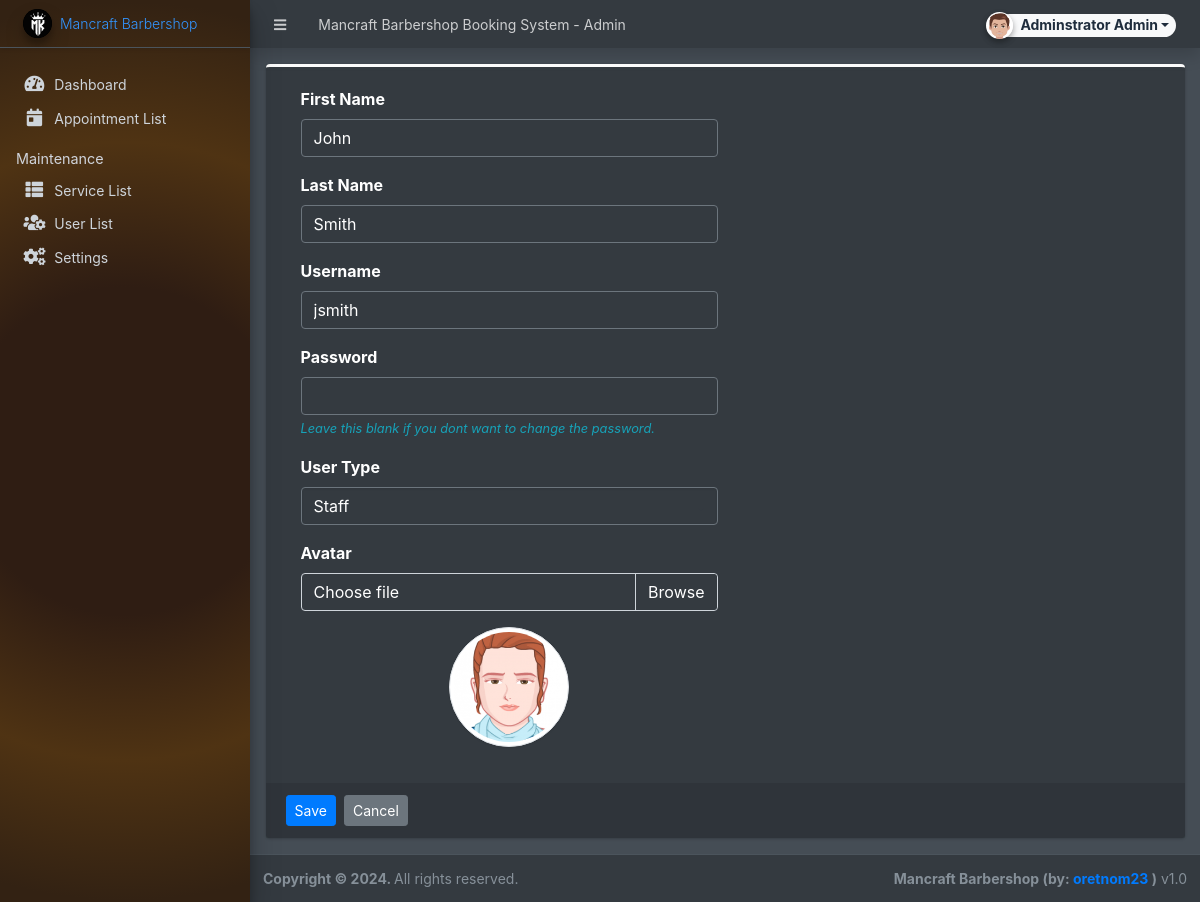
The page /admin/?page=user/manage_user&id=3 (signed in) on the database as committed earlier.
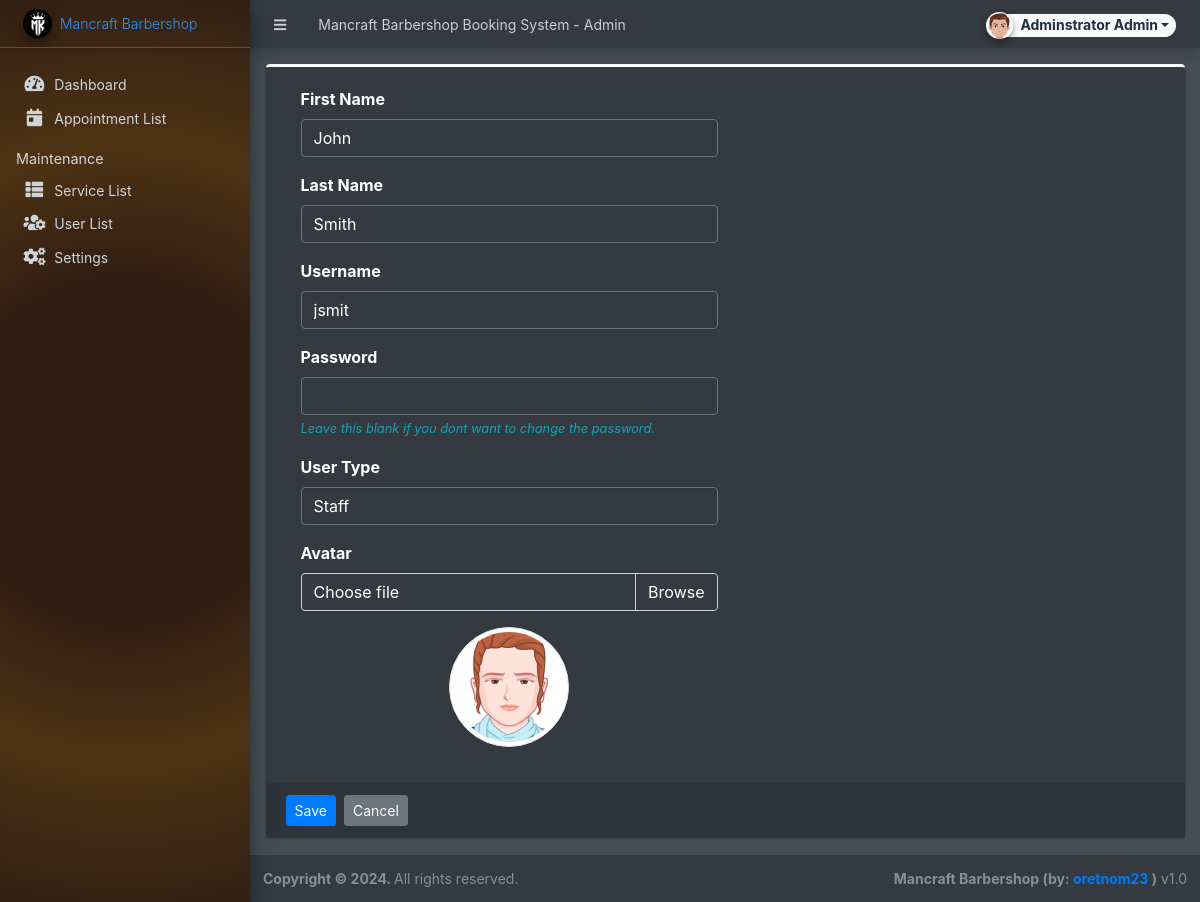
The same page on the database as committed later.
### tables this page shows
CREATE TABLE `users` (
  `id` int(50) NOT NULL,
  `firstname` varchar(250) NOT NULL,
  `middlename` text DEFAULT NULL,
  `lastname` varchar(250) NOT NULL,
  `username` text NOT NULL,
  `password` text NOT NULL,
  `avatar` text DEFAULT NULL,
  `last_login` datetime DEFAULT NULL,
  `type` tinyint(1) NOT NULL DEFAULT 0,
  `status` int(1) NOT NULL DEFAULT 1 COMMENT '0=not verified, 1 = verified',
  `date_added` datetime NOT NULL DEFAULT current_timestamp(),
  `date_updated` datetime DEFAULT NULL ON UPDATE current_timestamp()
);

### classes/DBConnection.php (called while the page is built, shortened)
<?php
class DBConnection{
    private $host = DB_SERVER;
    private $username = DB_USERNAME;
    private $password = DB_PASSWORD;
    private $database = DB_NAME;
    public $conn;
    public function __construct(){
        if (!isset($this->conn)) {
            $this->conn = new mysqli($this->host, $this->username, $this->password, $this->database);
        }
    }
}
?>

### classes/SystemSettings.php (called while the page is built, shortened)
<?php
class SystemSettings extends DBConnection{
	function info($field=''){
		if(!empty($field)){
			if(isset($_SESSION['system_info'][$field]))
				return $_SESSION['system_info'][$field];
			else
				return false;
		}else{
			return false;
		}
	}
}
$_settings = new SystemSettings();
?>

### config.php (called while the page is built, shortened)
<?php
require_once('classes/DBConnection.php');
require_once('classes/SystemSettings.php');
function validate_image($file){
	if(!empty($file)){
        $ex = explode('?',$file);
        $file = $ex[0];
        $param =  isset($ex[1]) ? '?'.$ex[1]  : '';
		if(is_file(base_app.$file)){
			return base_url.$file.$param;
		}else{
			return base_url.'dist/img/no-image-available.png';
		}
	}else{
		return base_url.'dist/img/no-image-available.png';
	}
}
?>

### admin/user/manage_user.php (the view, shortened to what the changed rows need)
<?php
if(isset($_GET['id']) && $_GET['id'] > 0){
    $user = $conn->query("SELECT * FROM users where id ='{$_GET['id']}'");
    foreach($user->fetch_array() as $k =>$v){
        $meta[$k] = $v;
    }
}
?>
<div class="card card-outline card-primary">
	<div class="card-body">
		<div class="container-fluid">
			<form action="" id="manage-user">
				<div class="form-group col-6">
					<label for="name">First Name</label>
					<input type="text" name="firstname" id="firstname" class="form-control" value="<?php echo isset($meta['firstname']) ? $meta['firstname']: '' ?>" required>
				</div>
				<div class="form-group col-6">
					<label for="name">Last Name</label>
					<input type="text" name="lastname" id="lastname" class="form-control" value="<?php echo isset($meta['lastname']) ? $meta['lastname']: '' ?>" required>
				</div>
				<div class="form-group col-6">
					<label for="username">Username</label>
					<input type="text" name="username" id="username" class="form-control" value="<?php echo isset($meta['username']) ? $meta['username']: '' ?>" required  autocomplete="off">
				</div>
				<div class="form-group col-6">
					<label for="password">Password</label>
					<input type="password" name="password" id="password" class="form-control" value="" autocomplete="off" <?php echo isset($meta['id']) ? "": 'required' ?>>
                    <?php if(isset($_GET['id'])): ?>
					<small class="text-info"><i>Leave this blank if you dont want to change the password.</i></small>
                    <?php endif; ?>
				</div>
				<div class="form-group col-6">
					<label for="type">User Type</label>
					<select name="type" id="type" class="custom-select"  required>
						<option value="2" <?php echo isset($meta['type']) && $meta['type'] == 2 ? 'selected': '' ?>>Staff</option>
					</select>
				</div>
				<div class="form-group col-6">
					<label for="" class="control-label">Avatar</label>
					<div class="custom-file">
		              <label class="custom-file-label" for="customFile">Choose file</label>
		            </div>
				</div>
				<div class="form-group col-6 d-flex justify-content-center">
					<img src="<?php echo validate_image(isset($meta['avatar']) ? $meta['avatar'] :'') ?>" alt="" id="cimg" class="img-fluid img-thumbnail">
				</div>
			</form>
		</div>
	</div>
	<div class="card-footer">
			<div class="col-md-12">
				<div class="row">
					<button class="btn btn-sm btn-primary mr-2" form="manage-user">Save</button>
					<a class="btn btn-sm btn-secondary" href="./?page=user/list">Cancel</a>
				</div>
			</div>
		</div>
</div>

### admin/inc/navigation.php (shortened to what the changed rows need)
<aside class="main-sidebar sidebar-dark-light elevation-4 sidebar-no-expand bg-gradient">
  <a href="<?php echo base_url ?>admin" class="brand-link bg-transparent text-sm shadow-sm">
  <img src="<?php echo validate_image($_settings->info('logo'))?>" alt="Store Logo" class="brand-image img-circle elevation-3 bg-black" style="width: 1.8rem;height: 1.8rem;max-height: unset;object-fit:scale-down;object-position:center center">
  <span class="brand-text font-weight-light"><?php echo $_settings->info('short_name') ?></span>
  </a>
</aside>

Rows that differ between the two databases and show on the page:
changed users "John": username "jsmith" → "jsmit"
